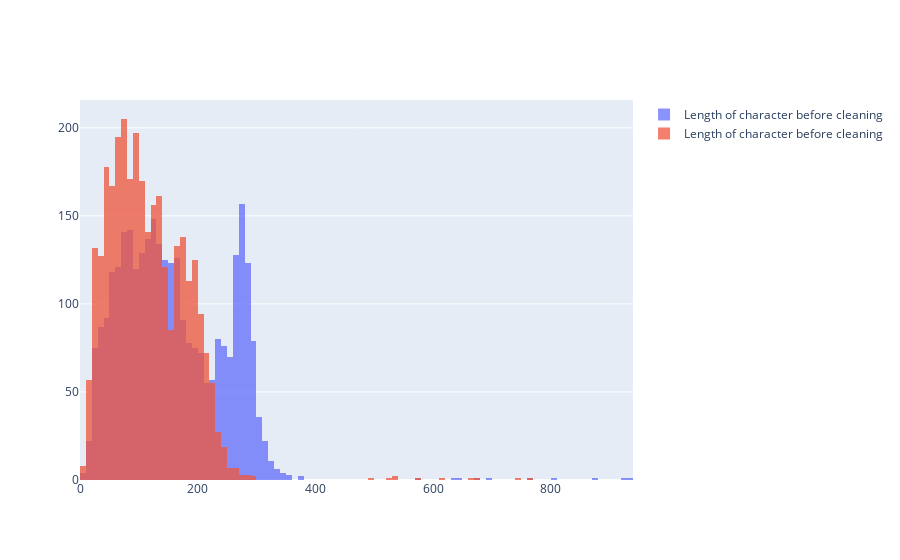

Here is the notebook cell this chart was saved with:
### Code cell
fig = go.Figure()
fig.add_histogram(x=df_hist_char["before_cleaning"], name = "Length of character before cleaning")
fig.add_histogram(x=df_hist_char["after_cleaning"], name = "Length of character before cleaning")
# Overlay both histograms
fig.update_layout(barmode='overlay')
# Reduce opacity to see both histograms
fig.update_traces(opacity=0.75)
fig.show()

### Figure 1 — Plotly figure (JSON) as saved in the notebook; plotly's stock layout.template omitted (floating-point values rounded to 4 significant figures; data arrays with more than 128 entries replaced by an {"elided": "..."} marker saying what was removed)
{"data": [{"name": "Length of character before cleaning", "opacity": 0.75, "type": "histogram", "x": {"elided": "3079 int values"}}, {"name": "Length of character before cleaning", "opacity": 0.75, "type": "histogram", "x": {"elided": "3079 int values"}}], "layout": {"barmode": "overlay"}}
